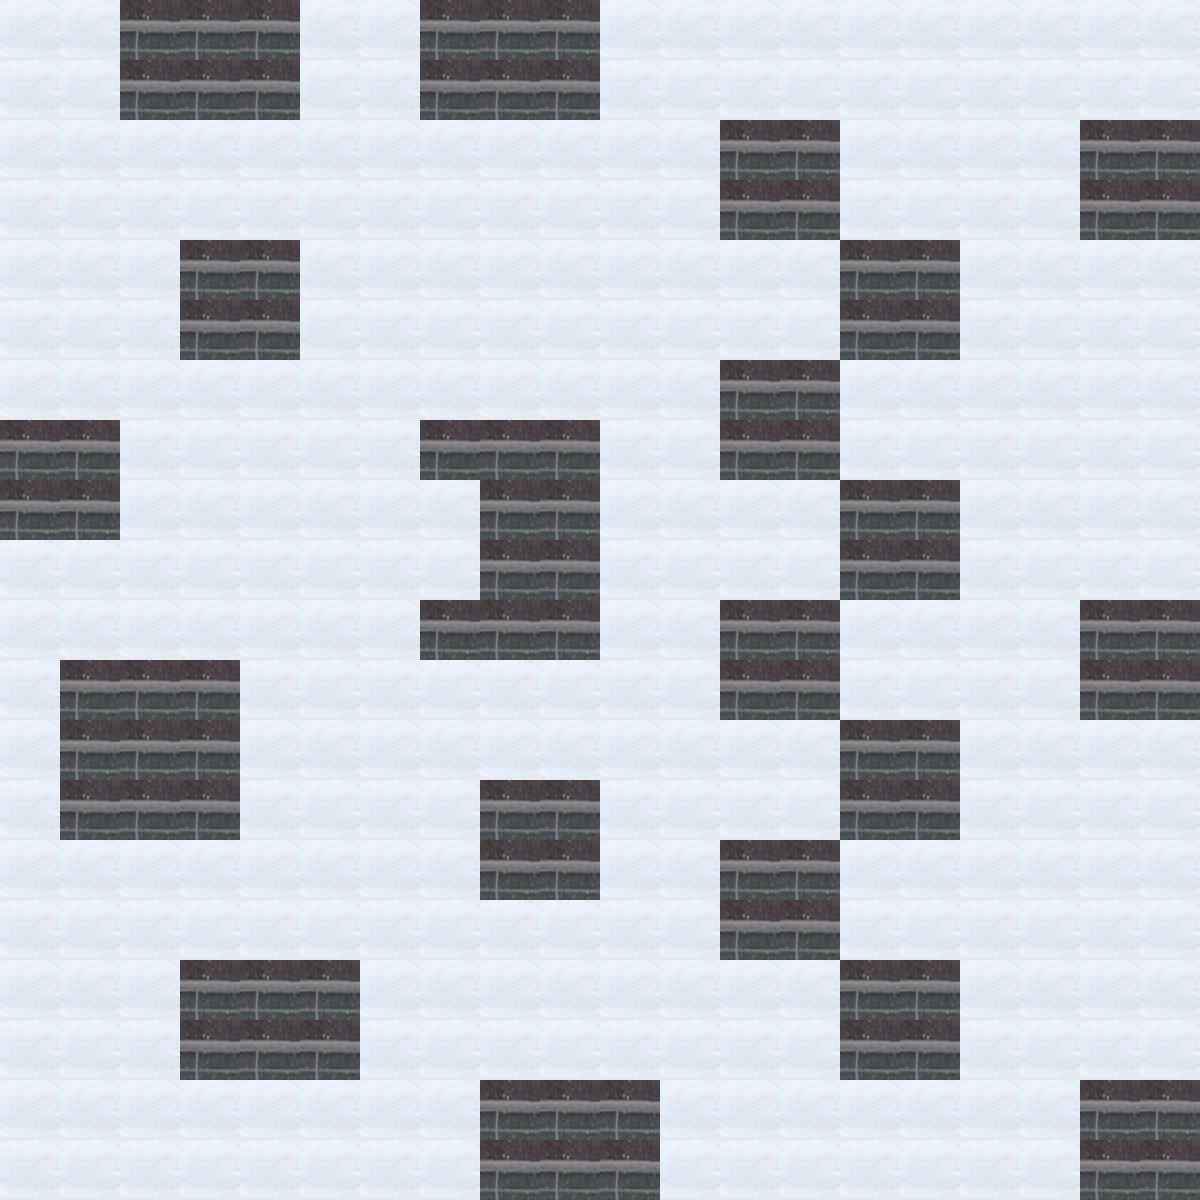

The image is a tile-based game level rendered from a .tmx file. Its description and source (layers, tilesets, objects; grid data summarised) follow:
An orthogonal 20x20 tile map with 60x60 px tiles, 2 tile layers (Background, Meta).

<map version="1.0" orientation="orthogonal" width="20" height="20" tilewidth="60" tileheight="60">
 <tileset firstgid="1" name="2916" tilewidth="60" tileheight="60" spacing="2" margin="2">
  <image source="2916.jpg" width="640" height="446" />
  <tile id="2">
   <properties>
    <property name="Collidable" value="True" />
   </properties>
  </tile>
 </tileset>
 <layer name="Background" width="20" height="20">
  <data>[400 cells, 400 non-empty, 1 distinct tile ids]</data>
 </layer>
 <layer name="Meta" width="20" height="20">
  <data>[400 cells, 99 non-empty, 1 distinct tile ids]</data>
 </layer>
 <objectgroup name="Objects" width="20" height="20" />
</map>
